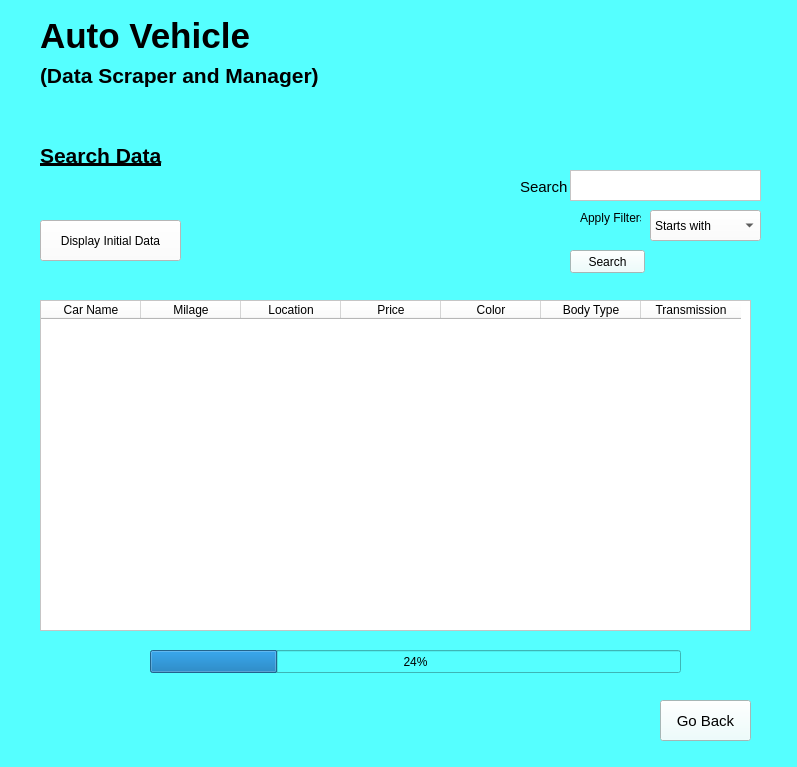
<?xml version="1.0" encoding="UTF-8"?>
<ui version="4.0">
 <class>SearchData</class>
 <widget class="QWidget" name="SearchData">
  <property name="geometry">
   <rect>
    <x>0</x>
    <y>0</y>
    <width>797</width>
    <height>767</height>
   </rect>
  </property>
  <property name="windowTitle">
   <string>SearchData</string>
  </property>
  <property name="windowIcon">
   <iconset>
    <normaloff>Pics/download.jpg</normaloff>Pics/download.jpg</iconset>
  </property>
  <property name="styleSheet">
   <string notr="true">background-color:rgb(85, 255, 255)
</string>
  </property>
  <widget class="QPushButton" name="gobacksearch">
   <property name="geometry">
    <rect>
     <x>660</x>
     <y>700</y>
     <width>91</width>
     <height>41</height>
    </rect>
   </property>
   <property name="font">
    <font>
     <pointsize>11</pointsize>
    </font>
   </property>
   <property name="styleSheet">
    <string notr="true">background-color:rgb(233, 255, 254)</string>
   </property>
   <property name="text">
    <string>Go Back</string>
   </property>
   <property name="icon">
    <iconset>
     <normaloff>Pics/images (1).png</normaloff>Pics/images (1).png</iconset>
   </property>
   <property name="iconSize">
    <size>
     <width>20</width>
     <height>20</height>
    </size>
   </property>
  </widget>
  <widget class="QLabel" name="label_2">
   <property name="geometry">
    <rect>
     <x>40</x>
     <y>60</y>
     <width>391</width>
     <height>31</height>
    </rect>
   </property>
   <property name="font">
    <font>
     <pointsize>16</pointsize>
     <weight>75</weight>
     <bold>true</bold>
    </font>
   </property>
   <property name="text">
    <string>(Data Scraper and Manager)</string>
   </property>
  </widget>
  <widget class="QProgressBar" name="progressBar">
   <property name="geometry">
    <rect>
     <x>150</x>
     <y>650</y>
     <width>531</width>
     <height>23</height>
    </rect>
   </property>
   <property name="value">
    <number>24</number>
   </property>
  </widget>
  <widget class="QTableWidget" name="tableWidget">
   <property name="geometry">
    <rect>
     <x>40</x>
     <y>300</y>
     <width>711</width>
     <height>331</height>
    </rect>
   </property>
   <property name="styleSheet">
    <string notr="true">background-color:rgb(255, 255, 255)</string>
   </property>
   <column>
    <property name="text">
     <string>Car Name</string>
    </property>
   </column>
   <column>
    <property name="text">
     <string>Milage</string>
    </property>
   </column>
   <column>
    <property name="text">
     <string>Location</string>
    </property>
   </column>
   <column>
    <property name="text">
     <string>Price</string>
    </property>
   </column>
   <column>
    <property name="text">
     <string>Color</string>
    </property>
   </column>
   <column>
    <property name="text">
     <string>Body Type</string>
    </property>
   </column>
   <column>
    <property name="text">
     <string>Transmission</string>
    </property>
   </column>
  </widget>
  <widget class="QLabel" name="label">
   <property name="geometry">
    <rect>
     <x>40</x>
     <y>20</y>
     <width>451</width>
     <height>31</height>
    </rect>
   </property>
   <property name="font">
    <font>
     <pointsize>26</pointsize>
     <weight>75</weight>
     <bold>true</bold>
    </font>
   </property>
   <property name="text">
    <string>Auto Vehicle</string>
   </property>
  </widget>
  <widget class="QPlainTextEdit" name="plainTextEdit">
   <property name="geometry">
    <rect>
     <x>570</x>
     <y>170</y>
     <width>191</width>
     <height>31</height>
    </rect>
   </property>
   <property name="styleSheet">
    <string notr="true">background-color:rgb(255, 255, 255)</string>
   </property>
  </widget>
  <widget class="QPushButton" name="search">
   <property name="geometry">
    <rect>
     <x>570</x>
     <y>250</y>
     <width>75</width>
     <height>23</height>
    </rect>
   </property>
   <property name="styleSheet">
    <string notr="true">background-color:rgb(233, 255, 254);

</string>
   </property>
   <property name="text">
    <string>Search</string>
   </property>
   <property name="icon">
    <iconset>
     <normaloff>Pics/download.jpg</normaloff>Pics/download.jpg</iconset>
   </property>
  </widget>
  <widget class="QLabel" name="label_4">
   <property name="geometry">
    <rect>
     <x>520</x>
     <y>180</y>
     <width>47</width>
     <height>13</height>
    </rect>
   </property>
   <property name="font">
    <font>
     <pointsize>11</pointsize>
    </font>
   </property>
   <property name="text">
    <string>Search </string>
   </property>
  </widget>
  <widget class="QLabel" name="label_3">
   <property name="geometry">
    <rect>
     <x>40</x>
     <y>140</y>
     <width>151</width>
     <height>31</height>
    </rect>
   </property>
   <property name="font">
    <font>
     <pointsize>16</pointsize>
     <weight>75</weight>
     <bold>true</bold>
     <underline>true</underline>
    </font>
   </property>
   <property name="text">
    <string>Search Data</string>
   </property>
  </widget>
  <widget class="QPushButton" name="pushButton">
   <property name="geometry">
    <rect>
     <x>40</x>
     <y>220</y>
     <width>141</width>
     <height>41</height>
    </rect>
   </property>
   <property name="styleSheet">
    <string notr="true">background-color:rgb(255, 255, 255)</string>
   </property>
   <property name="text">
    <string>Display Initial Data</string>
   </property>
   <property name="icon">
    <iconset>
     <normaloff>../Pics/images.jpg</normaloff>../Pics/images.jpg</iconset>
   </property>
   <property name="iconSize">
    <size>
     <width>30</width>
     <height>30</height>
    </size>
   </property>
  </widget>
  <widget class="QLabel" name="label_5">
   <property name="geometry">
    <rect>
     <x>580</x>
     <y>210</y>
     <width>61</width>
     <height>16</height>
    </rect>
   </property>
   <property name="text">
    <string>Apply Filters</string>
   </property>
  </widget>
  <widget class="QComboBox" name="comboBox">
   <property name="geometry">
    <rect>
     <x>650</x>
     <y>210</y>
     <width>111</width>
     <height>31</height>
    </rect>
   </property>
   <property name="styleSheet">
    <string notr="true">background-color:rgb(255, 255, 255)</string>
   </property>
   <item>
    <property name="text">
     <string>Starts with</string>
    </property>
   </item>
   <item>
    <property name="text">
     <string>Linear Search</string>
    </property>
   </item>
   <item>
    <property name="text">
     <string>Ends With</string>
    </property>
   </item>
  </widget>
 </widget>
 <resources>
  <include location="Pics/a5.qrc"/>
  <include location="Pics/a9.qrc"/>
  <include location="Pics/a10.qrc"/>
  <include location="Pics/a1.qrc"/>
  <include location="Pics/a2.qrc"/>
  <include location="Pics/a3.qrc"/>
  <include location="Pics/a4.qrc"/>
  <include location="Pics/a7.qrc"/>
  <include location="Pics/a6.qrc"/>
  <include location="Pics/a8.qrc"/>
 </resources>
 <connections/>
</ui>
